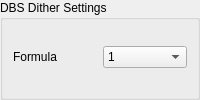
             <widget class="QWidget" name="pageDBS">
              <property name="sizePolicy">
               <sizepolicy hsizetype="Preferred" vsizetype="Minimum">
                <horstretch>0</horstretch>
                <verstretch>0</verstretch>
               </sizepolicy>
              </property>
              <property name="minimumSize">
               <size>
                <width>0</width>
                <height>60</height>
               </size>
              </property>
              <layout class="QGridLayout" name="gridLayout_10">
               <property name="leftMargin">
                <number>0</number>
               </property>
               <property name="topMargin">
                <number>0</number>
               </property>
               <property name="rightMargin">
                <number>0</number>
               </property>
               <property name="bottomMargin">
                <number>0</number>
               </property>
               <property name="spacing">
                <number>0</number>
               </property>
               <item row="0" column="0">
                <widget class="QGroupBox" name="DBS_groupBox">
                 <property name="title">
                  <string>DBS Dither Settings</string>
                 </property>
                 <layout class="QGridLayout" name="gridLayout_3">
                  <property name="leftMargin">
                   <number>10</number>
                  </property>
                  <property name="topMargin">
                   <number>8</number>
                  </property>
                  <property name="rightMargin">
                   <number>10</number>
                  </property>
                  <property name="bottomMargin">
                   <number>10</number>
                  </property>
                  <item row="0" column="0">
                   <widget class="QLabel" name="label_5">
                    <property name="text">
                     <string>Formula</string>
                    </property>
                   </widget>
                  </item>
                  <item row="0" column="1">
                   <widget class="QComboBox" name="DBS_formula">
                    <property name="toolTip">
                     <string>changes the coarseness of the dithered pixel distribution</string>
                    </property>
                    <item>
                     <property name="text">
                      <string>1</string>
                     </property>
                    </item>
                    <item>
                     <property name="text">
                      <string>2</string>
                     </property>
                    </item>
                    <item>
                     <property name="text">
                      <string>3</string>
                     </property>
                    </item>
                    <item>
                     <property name="text">
                      <string>4</string>
                     </property>
                    </item>
                    <item>
                     <property name="text">
                      <string>5</string>
                     </property>
                    </item>
                    <item>
                     <property name="text">
                      <string>6</string>
                     </property>
                    </item>
                    <item>
                     <property name="text">
                      <string>7</string>
                     </property>
                    </item>
                   </widget>
                  </item>
                 </layout>
                </widget>
               </item>
              </layout>
             </widget>
